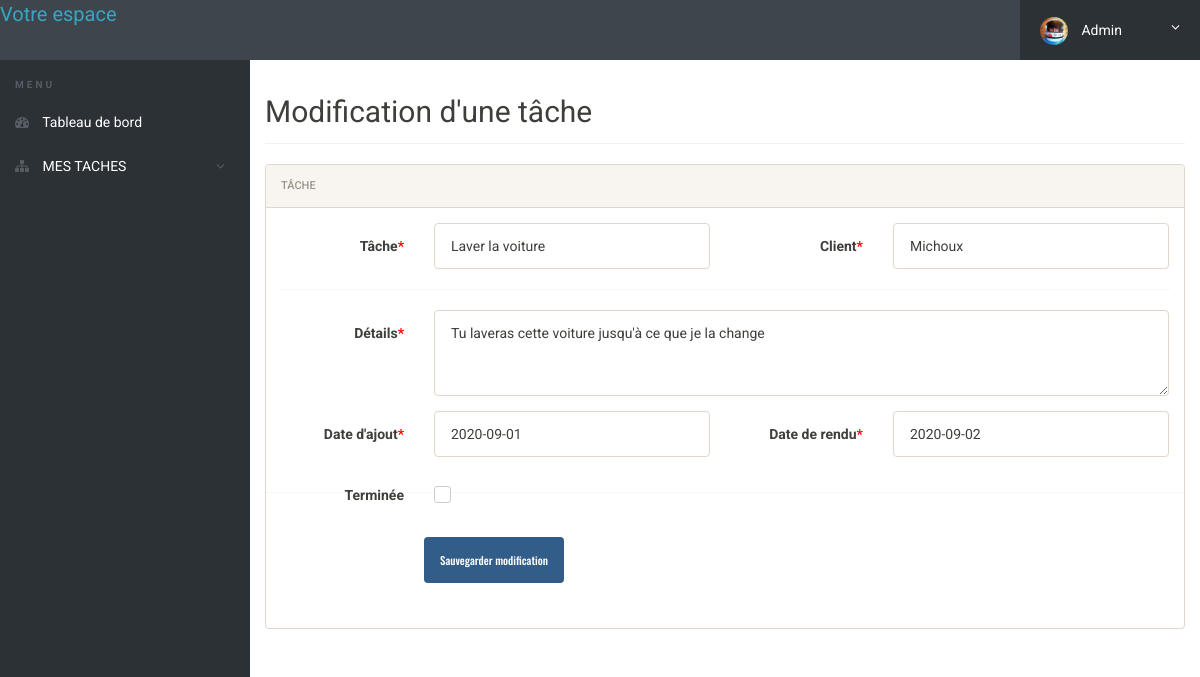
Page /edit-task.php?id=1 (signed in) on the committed database.
### tables this page shows
CREATE TABLE `taches` (
  `id_tach` int(11) NOT NULL,
  `nom_tache` varchar(255) NOT NULL,
  `nom_client` varchar(255) NOT NULL,
  `description` text NOT NULL,
  `date_ajout` date NOT NULL,
  `date_rendu` date NOT NULL,
  `statut` varchar(60) NOT NULL
);

### edit-task.php (the view, shortened to what this page needs)
<?php
include('includes/config.php');
if(strlen($_SESSION['alogin'])==0)
	{
header('location:index.php');
}
else{
	?>
<!doctype html>
<html lang="en" class="no-js">
<head>
	<link rel="stylesheet" href="css/font-awesome.min.css">
	<link rel="stylesheet" href="css/bootstrap.min.css">
	<link rel="stylesheet" href="css/dataTables.bootstrap.min.css">
	<link rel="stylesheet" href="css/bootstrap-social.css">
	<link rel="stylesheet" href="css/bootstrap-select.css">
	<link rel="stylesheet" href="css/fileinput.min.css">
	<link rel="stylesheet" href="css/awesome-bootstrap-checkbox.css">
	<link rel="stylesheet" href="css/style.css">
</head>
<body>
	<?php include('includes/header.php');?>
	<div class="ts-main-content">
	<?php include('includes/leftbar.php');?>
		<div class="content-wrapper">
			<div class="container-fluid">
				<div class="row">
					<div class="col-md-12">
						<h2 class="page-title">Modification d'une tâche</h2>
						<div class="row">
							<div class="col-md-12">
								<div class="panel panel-default">
									<div class="panel-heading">Tâche</div>
									<div class="panel-body">
<?php
	$id=intval($_GET['id']);
	$sql ="SELECT * from taches where id_tach =:id";
	$query = $dbh -> prepare($sql);
	$query-> bindParam(':id', $id, PDO::PARAM_STR);
	$query->execute();
	$results=$query->fetchAll(PDO::FETCH_OBJ);
	if($query->rowCount() > 0)
	{
	foreach($results as $result)
{	?>
									<form method="post" class="form-horizontal" enctype="multipart/form-data">
										<div class="form-group">
											<label class="col-sm-2 control-label">Tâche<span style="color:red">*</span></label>
											<div class="col-sm-4">
												<input type="text" name="nomtache" class="form-control" value="<?php echo htmlentities($result->nom_tache)?>" required>
											</div>
											<label class="col-sm-2 control-label">Client<span style="color:red">*</span></label>
											<div class="col-sm-4">
												<input type="text" name="nomclient" class="form-control" value="<?php echo htmlentities($result->nom_client)?>" required>
											</div>
										</div>
									<div class="hr-dashed"></div>
										<div class="form-group">
											<label class="col-sm-2 control-label">Détails<span style="color:red">*</span></label>
											<div class="col-sm-10">
												<textarea class="form-control" name="details" rows="3" required><?php echo htmlentities($result->description);?></textarea>
											</div>
										</div>
										<div class="form-group">
											<label class="col-sm-2 control-label">Date d'ajout<span style="color:red">*</span></label>
											<div class="col-sm-4">
												<input type="text" name="dateajout" class="form-control" value="<?php echo htmlentities($result->date_ajout);?>" required>
											</div>
											<label class="col-sm-2 control-label">Date de rendu<span style="color:red">*</span></label>
											<div class="col-sm-4">
												<input type="text" name="datefin" class="form-control" value="<?php echo htmlentities($result->date_rendu);?>" required>
											</div>
										</div>
										<div class="form-group">
											<label class="col-sm-2 control-label">Terminée</label>
											<div class="col-sm-10">
												<?php if ($result->statut == 'en cours') { ?>
											<div class="checkbox checkbox-inline">
												<label for="powerdoorlocks"></label>
											</div>
											<?php }?>
										</div>
									<div class="hr-dashed"></div>
										<div class="form-group">
											<div class="col-sm-8 col-sm-offset-2" >
												<button class="btn btn-primary" name="submit" type="submit" style="margin-top:4%">Sauvegarder modification</button>
											</div>
										</div>
				<?php }} ?>
										</form>
									</div>
								</div>
							</div>
						</div>
					</div>
				</div>
			</div>
		</div>
	</div>
</body>
</html>
<?php } ?>

### css/style.css (style rules this page uses)
html { font-size: 14px; }
@media only screen and (min-width: 480px) { html { font-size: 17px; } }
@media only screen and (min-width: 768px) { html { font-size: 14px; } }
body { font-size: 1em; }
.btn { font-family: 'Oswald', sans-serif; }
.hr-dashed { background-color: transparent; border-top: 1px dotted #edf0f5; color: transparent; height: 1px; margin: 20px 0; }
.panel { overflow: hidden; }
.btn { text-transform: none; }
.page-title { padding-bottom: 15px; margin-bottom: 20px; border-bottom: 1px solid #f0f0f0; }
.ts-main-content .content-wrapper { padding-top: 15px; margin-top: 60px; }
@media only screen and (min-width: 992px) { .ts-main-content .content-wrapper { margin-left: 250px; } }

### rows in the picture
taches: nomtache "Laver la voiture", nomclient "Michoux", details "Tu laveras cette voiture jusqu'à ce que je la change", dateajout "2020-09-01", datefin "2020-09-02", statut "en cours" (drawn)
